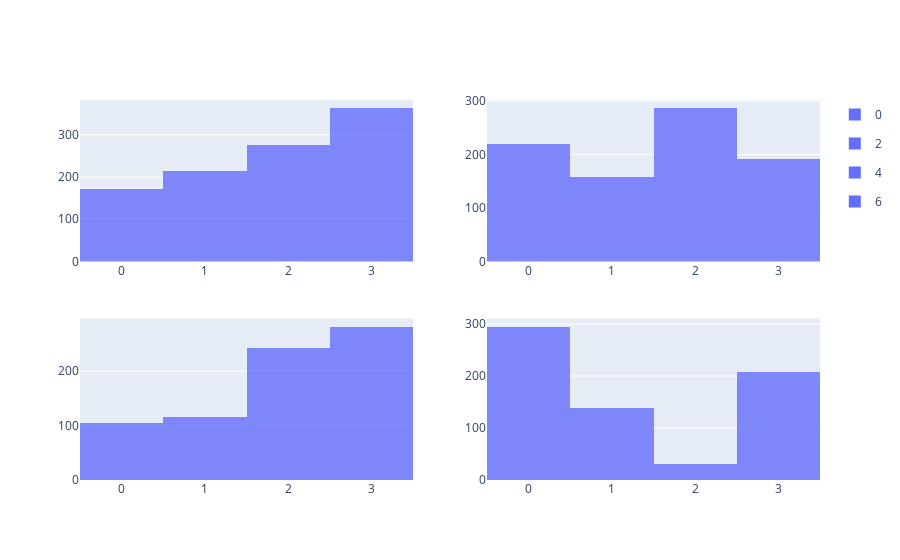

This figure's notebook cell:
### Code cell
kmeans_results = [[],[],[],[]]
cluster_centers = [[],[],[],[]]
cluster_labels = [[],[],[],[]]

for idx, model in enumerate(anoms):

    # Use what would be known as the optimale amount of clusters.
    kmeans = KMeans(n_clusters=4)

    # fit the KMeans algorithm to the fan samples
    kmeans_results[idx] = kmeans.fit(model['mfcc'].to_list())

    # clusters is the mean of each feature we have that defines a cluster.
    cluster_centers[idx] = kmeans.cluster_centers_

    # cluster labels are the predictions our fitted KMeans algortihm gives.
    cluster_labels[idx] = pd.Series(kmeans.labels_, name='cluster')
    
fig = make_subplots(rows=2, cols=2)
traces = [[],[],[],[]]

for x in range(4):
    
    traces[x] = px.histogram(
        color=anoms[x]['model'], 
        x=cluster_labels[x], 
        opacity = 0.8
    )
    
fig.add_traces(list(traces[0].select_traces()), 1, 1)
fig.add_traces(list(traces[1].select_traces()), 1, 2)
fig.add_traces(list(traces[2].select_traces()), 2, 1)
fig.add_traces(list(traces[3].select_traces()), 2, 2)

### Figure 1 — Plotly figure (JSON) as saved in the notebook; plotly's stock layout.template omitted (floating-point values rounded to 4 significant figures; data arrays with more than 128 entries replaced by an {"elided": "..."} marker saying what was removed)
{"data": [{"alignmentgroup": "True", "bingroup": "x", "hovertemplate": "color=0<br>x=%{x}<br>count=%{y}<extra></extra>", "legendgroup": "0", "marker": {"color": "#636efa", "opacity": 0.8, "pattern": {"shape": ""}}, "name": "0", "offsetgroup": "0", "orientation": "v", "showlegend": true, "type": "histogram", "x": {"elided": "1025 int values"}, "xaxis": "x", "yaxis": "y"}, {"alignmentgroup": "True", "bingroup": "x", "hovertemplate": "color=2<br>x=%{x}<br>count=%{y}<extra></extra>", "legendgroup": "2", "marker": {"color": "#636efa", "opacity": 0.8, "pattern": {"shape": ""}}, "name": "2", "offsetgroup": "2", "orientation": "v", "showlegend": true, "type": "histogram", "x": {"elided": "857 int values"}, "xaxis": "x2", "yaxis": "y2"}, {"alignmentgroup": "True", "bingroup": "x", "hovertemplate": "color=4<br>x=%{x}<br>count=%{y}<extra></extra>", "legendgroup": "4", "marker": {"color": "#636efa", "opacity": 0.8, "pattern": {"shape": ""}}, "name": "4", "offsetgroup": "4", "orientation": "v", "showlegend": true, "type": "histogram", "x": {"elided": "746 int values"}, "xaxis": "x3", "yaxis": "y3"}, {"alignmentgroup": "True", "bingroup": "x", "hovertemplate": "color=6<br>x=%{x}<br>count=%{y}<extra></extra>", "legendgroup": "6", "marker": {"color": "#636efa", "opacity": 0.8, "pattern": {"shape": ""}}, "name": "6", "offsetgroup": "6", "orientation": "v", "showlegend": true, "type": "histogram", "x": {"elided": "672 int values"}, "xaxis": "x4", "yaxis": "y4"}], "layout": {"xaxis": {"anchor": "y", "domain": [0, 0.45]}, "xaxis2": {"anchor": "y2", "domain": [0.55, 1]}, "xaxis3": {"anchor": "y3", "domain": [0, 0.45]}, "xaxis4": {"anchor": "y4", "domain": [0.55, 1]}, "yaxis": {"anchor": "x", "domain": [0.575, 1]}, "yaxis2": {"anchor": "x2", "domain": [0.575, 1]}, "yaxis3": {"anchor": "x3", "domain": [0, 0.425]}, "yaxis4": {"anchor": "x4", "domain": [0, 0.425]}}}
